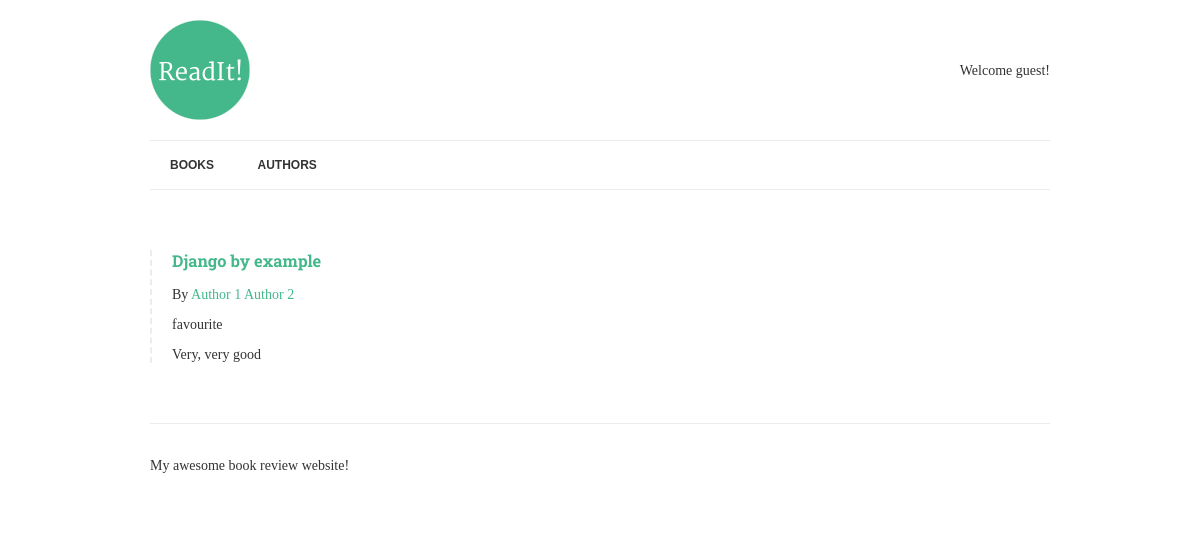
Screenshot of /book/3/ with the database file from the repository.
### books/models.py (models this page shows, shortened)
class Book(models.Model):
    title = models.CharField(max_length=150)
    authors = models.ManyToManyField("Author", related_name="books")
    review = models.TextField(blank=True, null=True)
    date_reviewed = models.DateTimeField(blank=True, null=True)
    is_favourite = models.BooleanField(default=False, verbose_name="Favourite")

class Author(models.Model):
    name = models.CharField(max_length=70, help_text="Use pen name, not real name", unique=True)

### books/views.py (the view)
# urls.py: url(r'^book/(?P<pk>[-\w]+)/$', BookDetail.as_view(), name='book-detail'),
class BookDetail(DetailView):
    model = Book
    template_name = "book.html"

### books/templates/book.html
{% extends "base.html" %}
{% block content %}
    {% if book.review %}
        {% include "book-detail.html" %}
    {% endif %}
{% endblock %}

### books/templates/book-detail.html
<div class="book">
    <h3><a href="{% url 'book-detail' book.pk %}">{{ book.title }}</a></h3>
    <p>By {% for author in book.authors.all %} <a href="{% url 'author-detail' author.pk %}">{{ author.name }}</a> {% endfor %}</p>
    {% if book.is_favourite %}<p class="highlight">favourite</p>{% endif %}
    <p>{{ book.review|linebreaks }}</p>
</div>

### readit/static/css/style.css (style rules this page uses)
.book { border-left: 2px dashed #ececec; padding-left: 20px; margin: 40px 0; }
body { font-family: 'Merriweather', serif; color: #333; font-size: 14px; }
h1, h2, h3, h4, h5, h6 { font-family: 'Roboto Slab', serif; }
a { color: #44B78B; text-decoration: none; }

### rows the page displays
Book: title "Django by example", review "Very, very good"
Author: name "Author 1"
Author: name "Author 2"
